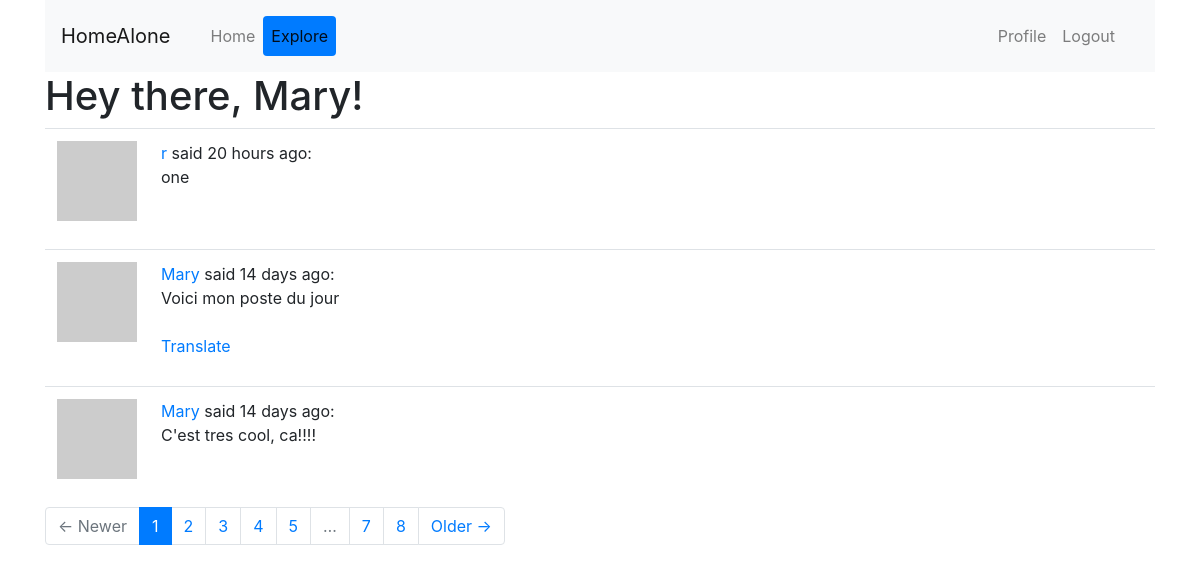
Screenshot of /explore (signed in) with the database file from the repository.
### app/models.py (models this page shows, shortened)
class User(UserMixin, db.Model):
	id = db.Column(db.Integer, primary_key=True)
	username = db.Column(db.String(64), index=True, unique=True)
	email = db.Column(db.String(120), index=True, unique=True)
	password_hash = db.Column(db.String(128))
	posts = db.relationship('Post', backref='author', lazy='dynamic')
	about_me = db.Column(db.String(140))
	last_seen = db.Column(db.DateTime, default=datetime.utcnow)
	followed = db.relationship(
		'User', # right side of relationship (users)
		secondary=followers, # left side of relationship (followers)
		primaryjoin=(followers.c.follower_id == id), # condition that links the left with the association table
		secondaryjoin=(followers.c.followed_id == id), # condition that links the right with the association table
		backref=db.backref('followers', lazy='dynamic'), # how this relationship will be accessed from the right side (from the left, the relationship is named `followed`)
		lazy='dynamic')
	def avatar(self, size):
		digest = md5(self.email.lower().encode('utf-8')).hexdigest()
		return 'https://www.gravatar.com/avatar/{}?d=identicon&s={}'.format(digest, size)

class Post(db.Model):
	id = db.Column(db.Integer, primary_key=True)
	body = db.Column(db.String(140))
	timestamp = db.Column(db.DateTime, index=True, default=datetime.utcnow)
	user_id = db.Column(db.Integer, db.ForeignKey('user.id'))
	language = db.Column(db.String(5))

### app/main/routes.py (the view)
@bp.route('/explore')
@login_required
def explore():
	page = request.args.get('page', 1, type=int)
	pages = Post.query.order_by(Post.timestamp.desc()).paginate(
		page, current_app.config['POSTS_PER_PAGE'], False)
	posts = pages.items
	next_url = url_for('main.explore', page=pages.next_num) \
		if pages.has_next else None
	prev_url = url_for('main.explore', page=pages.prev_num) \
		if pages.has_prev else None
	return render_template('index.html', title=_("Explore"), pages=pages, posts=posts,
						    next_url=next_url, prev_url=prev_url)

### app/main/routes.py (called while the page is built)
@bp.before_request
def before_request():
	if current_user.is_authenticated:
		current_user.last_seen = datetime.utcnow()
		db.session.commit()
	g.locale = str(get_locale())

### app/models.py (called while the page is built)
@login.user_loader
def load_user(id):
	return User.query.get(int(id))

### app/templates/index.html (shortened to what this page needs)
{% extends "base.html" %}
{% from 'bootstrap/form.html' import render_form as rf %}
{% block app_content %}
	<h1>{{ _('Hey there, %(username)s!', username=current_user.username) }}</h1>
	{% for post in posts %}
		{% include '_post.html' %}
	{% endfor %}
  {% block pages %}
	  {{ rp(
	      pages,
	      prev=('<span aria-hidden="true">&larr;</span> {}'.format(_("Newer")) )|safe,
	      next=('{} <span aria-hidden="true">&rarr;</span>'.format(_("Older")) )|safe
	      )  }}
{% endblock pages %}
{% endblock app_content %}

### app/templates/base.html (shortened to what this page needs)
{% extends 'bs-f_base.html' %}
{% from 'bootstrap/nav.html' import render_nav_item as rni %}
{% from 'bootstrap/pagination.html' import render_pagination as rp %}
  {% block navbar %}
  <div class='container'>
    <nav class='navbar navbar-expand-sm navbar-light bg-light'>
      <a class="navbar-brand" href='/index'>{{ _('HomeAlone') }}</a>
      <div class='collapse navbar navbar-collapse d-flex justify-content-between' id='bs-example-navbar-collapse-1'>
        <ul class='navbar-nav nav-pills'>
          {{ rni('main.index', _('Home'), use_li=True) }}
          {{ rni('main.explore', _('Explore'), use_li=True) }}
        </ul>
        <ul class='navbar-nav nav-pills'>
          {% if current_user.is_anonymous %}
            {{ rni('auth.login', _('Login'), use_li=True) }}
          {% else %}
            {{ rni('main.user', _('Profile'), username=current_user.username) }}
            {{ rni('auth.logout', _('Logout'), use_li=True) }}
          {% endif %}
        </ul>
      </div>
    </nav>
  </div>
  {% endblock navbar %}
  {% block content %}
    <div class='container'>
      {% block app_content %}{% endblock %}
    </div>
  {% endblock content %}

### app/templates/_post.html (shortened to what this page needs)
 <table class='table table-hover'>
 	<tr>
 		<td width='70px'>
 			<a href="{{ url_for('main.user', username=post.author.username) }}">
	 			<img src="{{ post.author.avatar(70) }}" />
	 		</a>
	 	</td>
 		<td>
	 			{{ _('%(username)s said %(when)s',
	 					username=user_link, when=moment(post.timestamp).fromNow()) }}:
	 			<br>
	 			<span id="post{{ post.id }}">{{ post.body }}</span>
 			{% if post.language and post.language != g.locale %}
	 			<br><br>
	 			<span id="translation{{ post.id }}">
		 			<a href="javascript:translate(
						 					'#post{{ post.id }}',
						 					'#translation{{ post.id }}',
						 					'{{ post.language }}',
						 					'{{ g.locale }}');">{{ _('Translate') }}</a>
		 		</span>
 			{% endif %}
	 		</td>
 	</tr>
 </table>

### rows the page displays
User: username "Profile"
Post: body "one"
Post: body "Voici mon poste du jour"
Post: body "C'est tres cool, ca!!!!"

### other values shown
{{ rni('main.index', _('Home'), use_li=True) }} "Home"
{{ rni('main.explore', _('Explore'), use_li=True) }} "Explore"
{{ rni('auth.logout', _('Logout'), use_li=True) }} "Logout"
